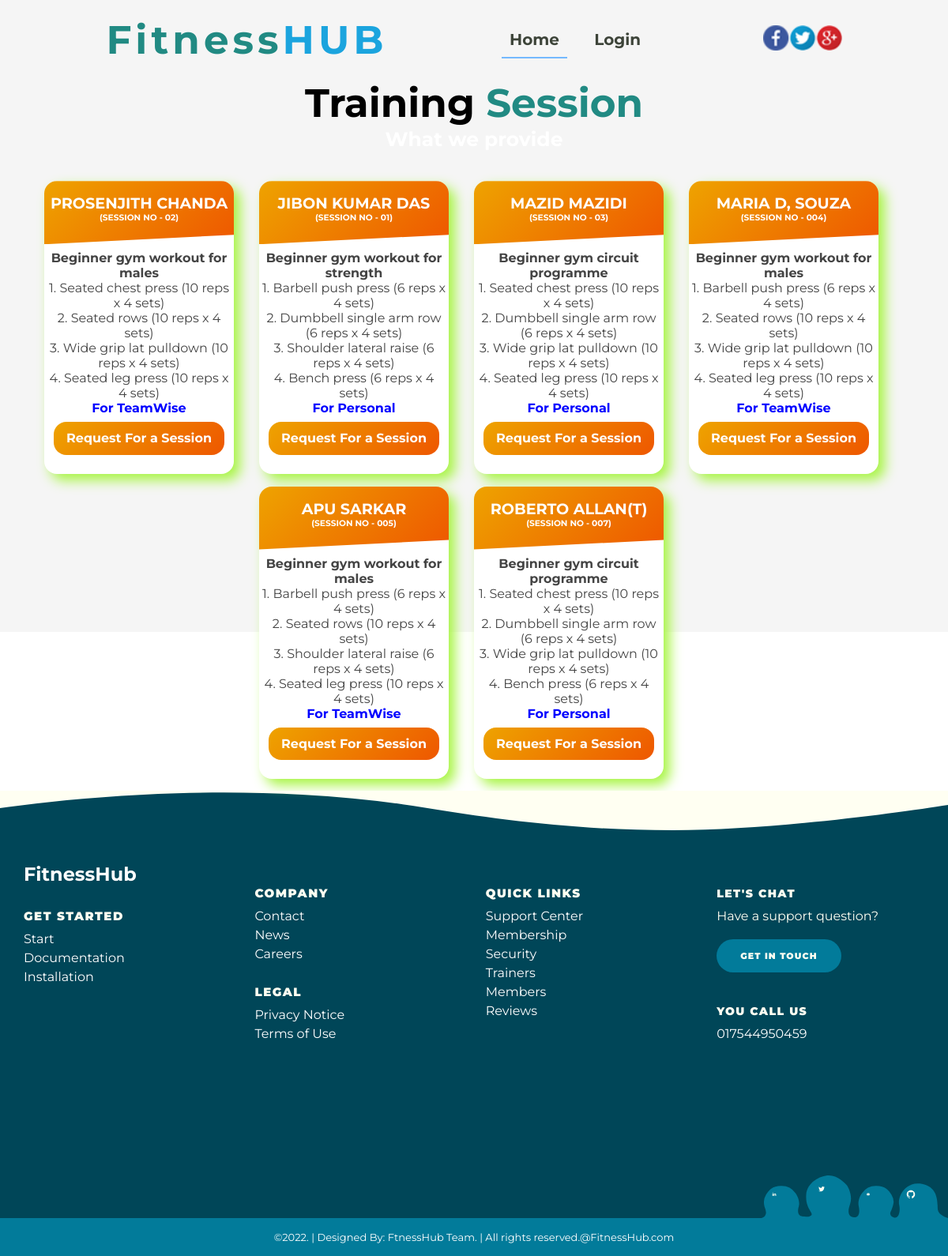
Screenshot of /trainingsess.php with the database file from the repository.
### tables this page shows
CREATE TABLE `tbl_tsession` (
  `id` int(11) NOT NULL,
  `trainerName` varchar(255) NOT NULL,
  `sessionNo` varchar(255) NOT NULL,
  `category` varchar(255) NOT NULL,
  `trainerIntro` varchar(255) NOT NULL,
  `price` float(10,2) NOT NULL,
  `infoone` varchar(255) NOT NULL,
  `infotwo` varchar(255) NOT NULL,
  `infothree` varchar(255) NOT NULL,
  `infofour` varchar(255) NOT NULL,
  `infofive` varchar(255) NOT NULL,
  `infosix` varchar(255) NOT NULL
);

### classes/Tsession.php (called while the page is built, shortened)
<?php
        $filepath = realpath(dirname(__FILE__));
        include_once ($filepath.'/../lib/Database.php');
?>
<?php
    class Tsession {
        private $db;
        public function __construct(){
        $this->db = new Database();
        }
       public function getTsession(){
        $query =  "SELECT * FROM tbl_tsession ORDER BY id";
        $result =  $this->db->select($query);
        return $result;
       }
            }

### lib/Database.php (called while the page is built, shortened)
<?php
Class Database{
            public $host   = DB_HOST;
            public $user   = DB_USER;
            public $pass   = DB_PASS;
            public $dbname = DB_NAME;
            public $link;
            private function connectDB(){
            $this->link = new mysqli($this->host, $this->user, $this->pass,
            $this->dbname);
            }
            public function select($query){
            $result = $this->link->query($query) or
            die($this->link->error.__LINE__);
            if($result->num_rows > 0){
                return $result;
            } else {
                return false;
            }
            }
            }

### trainingsess.php (the view, shortened to what this page needs)
<?php include 'inc/header.php';?>
<section>
	<div class="services-info">
			<h1>Training <span id="blue"> Session</span></h1>
	<p><a href="">What we provide</a></p>
	<br>
	</div>
	   <main>
	   <?php
				    $getTsess = $ts->getTsession();
				  	if ($getTsess ) {
						while ($result = $getTsess->fetch_assoc()) {
				?>
		<div class="card-premium">
		  <div class="card-header header-premium">
			<h1><?php echo $result['trainerName'];?></h1>
			<h5>(Session No - <?php echo $result['sessionNo'];?>)</h5>
		  </div>
		  <div class="card-body">
			<p><h4><?php echo $result['trainerIntro'];?></h4></p>
			<div class="card-element-hidden-premium">
            <ul class="card-element-container">
                      <li class="card-element">1. <?php echo $result['infoone'];?></li>
                      <li class="card-element">2. <?php echo $result['infotwo'];?></li>
                      <li class="card-element">3. <?php echo $result['infothree'];?></li>
                      <li class="card-element">4. <?php echo $result['infofour'];?></li>
                  </ul>
				  <h4> <a href="#" style="color:blue;"><?php echo $result['category'];?></a></h4>
			  <a href="tsessionDetails.php?reqid=<?php echo $result['id'];?>"><button class="btn btn-premium">Request For a Session </button></a>
			</div>
		  </div>
		</div>
		<?php } }?>
	   </main>
</section>
<?php include 'inc/footer.php';?>

### style.css (style rules this page uses)
* { padding: 0; margin:0; box-sizing: border-box; font-family: sans-serif; font-family: 'Montserrat', sans-serif; }
#blue { color:#218a83; }
.btn { background: transparent; padding: 10px 20px; color: #74b9ff; border: 1px solid #74b9ff; border-radius: 8px; }
.services-info { text-align: center; }
.services-info h1 { font-size: 50px; }
.services-info p { font-size: 25px; font-weight: bold; }
main { display: flex; justify-content: center; align-items: center; flex-wrap: wrap; margin-top: 1.2rem; }
.card-basic, .card-premium, .card-standard { margin: 0 2rem 1rem 0; padding: 0 0 0.5rem 0; width: 15rem; background: #fff; color: #444; text-align: center; border-radius: 1rem; box-shadow: 0.5rem 0.5rem 1rem #a7f542; overflow: hidden; transition: all 0.1ms ease-in-out; }
.card-header { height: 5rem; text-transform: uppercase; font-weight: 700; font-size: 0.8rem; padding: 1rem 0; color: #fff; clip-path: polygon(0 0, 100% 0%, 100% 85%, 0% 100%); }
.header-premium, .btn-premium { background: linear-gradient(135deg, #eea300, #ee5700); }
.card-body { padding: 0.5rem 0; }
.card-element-container { color: #444; list-style: none; }
.btn { margin: 0.5rem 0; padding: 0.7rem 1rem; outline: none; border-radius: 1rem; font-size: 1rem; font-weight: 700; color: #fff; border: none; cursor: pointer; transition: all 0.1ms ease-in-out; }
a { color: #fff; text-decoration: none; }
@media (min-width: 568px) { a { text-decoration: none; } }

### rows the page displays
tbl_tsession: trainerName "PROSENJITH CHANDA", sessionNo "02", trainerIntro "Beginner gym workout for males", infoone "Seated chest press (10 reps x 4 sets)", infotwo "Seated rows (10 reps x 4 sets)", infothree "Wide grip lat pulldown (10 reps x 4 sets)", infofour "Seated leg press (10 reps x 4 sets)", category "For TeamWise"
tbl_tsession: trainerName "JIBON KUMAR DAS", sessionNo "01", trainerIntro "Beginner gym workout for strength", infoone "Barbell push press (6 reps x 4 sets)", infotwo "Dumbbell single arm row (6 reps x 4 sets)", infothree "Shoulder lateral raise (6 reps x 4 sets)", infofour "Bench press (6 reps x 4 sets)", category "For Personal"
tbl_tsession: trainerName "MAZID MAZIDI", sessionNo "03", trainerIntro "Beginner gym circuit programme", infoone "Seated chest press (10 reps x 4 sets)", infotwo "Dumbbell single arm row (6 reps x 4 sets)", infothree "Wide grip lat pulldown (10 reps x 4 sets)", infofour "Seated leg press (10 reps x 4 sets)", category "For Personal"
tbl_tsession: trainerName "MARIA D, SOUZA", sessionNo "004", trainerIntro "Beginner gym workout for males", infoone "Barbell push press (6 reps x 4 sets)", infotwo "Seated rows (10 reps x 4 sets)", infothree "Wide grip lat pulldown (10 reps x 4 sets)", infofour "Seated leg press (10 reps x 4 sets)", category "For TeamWise"
tbl_tsession: trainerName "APU SARKAR", sessionNo "005", trainerIntro "Beginner gym workout for males", infoone "Barbell push press (6 reps x 4 sets)", infotwo "Seated rows (10 reps x 4 sets)", infothree "Shoulder lateral raise (6 reps x 4 sets)", infofour "Seated leg press (10 reps x 4 sets)", category "For TeamWise"
tbl_tsession: trainerName "ROBERTO ALLAN(T)", sessionNo "007", trainerIntro "Beginner gym circuit programme", infoone "Seated chest press (10 reps x 4 sets)", infotwo "Dumbbell single arm row (6 reps x 4 sets)", infothree "Wide grip lat pulldown (10 reps x 4 sets)", infofour "Bench press (6 reps x 4 sets)", category "For Personal"
